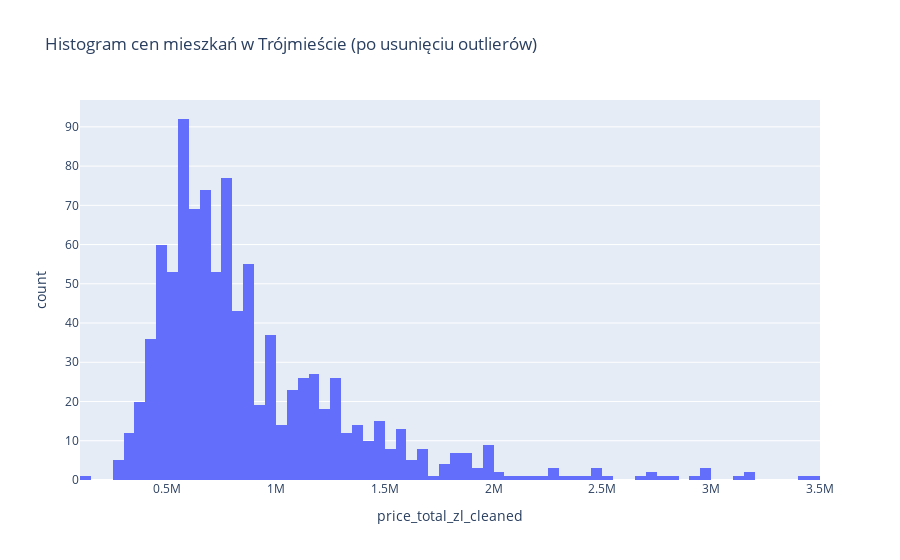

Write notebook code for a chart like this one.
### Code cell
px.histogram(df_filtered, x='price_total_zl_cleaned', title='Histogram cen mieszkań w Trójmieście (po usunięciu outlierów)', nbins=100)

### Figure 1 — Plotly figure (JSON) as saved in the notebook; plotly's stock layout.template omitted (floating-point values rounded to 4 significant figures; data arrays with more than 128 entries replaced by an {"elided": "..."} marker saying what was removed)
{"data": [{"bingroup": "x", "hovertemplate": "price_total_zl_cleaned=%{x}<br>count=%{y}<extra></extra>", "legendgroup": "", "marker": {"color": "#636efa", "pattern": {"shape": ""}}, "name": "", "nbinsx": 100, "orientation": "v", "showlegend": false, "type": "histogram", "x": {"elided": "986 float values"}, "xaxis": "x", "yaxis": "y"}], "layout": {"barmode": "relative", "legend": {"tracegroupgap": 0}, "title": {"text": "Histogram cen mieszkań w Trójmieście (po usunięciu outlierów)"}, "xaxis": {"anchor": "y", "domain": [0, 1], "title": {"text": "price_total_zl_cleaned"}}, "yaxis": {"anchor": "x", "domain": [0, 1], "title": {"text": "count"}}}}
